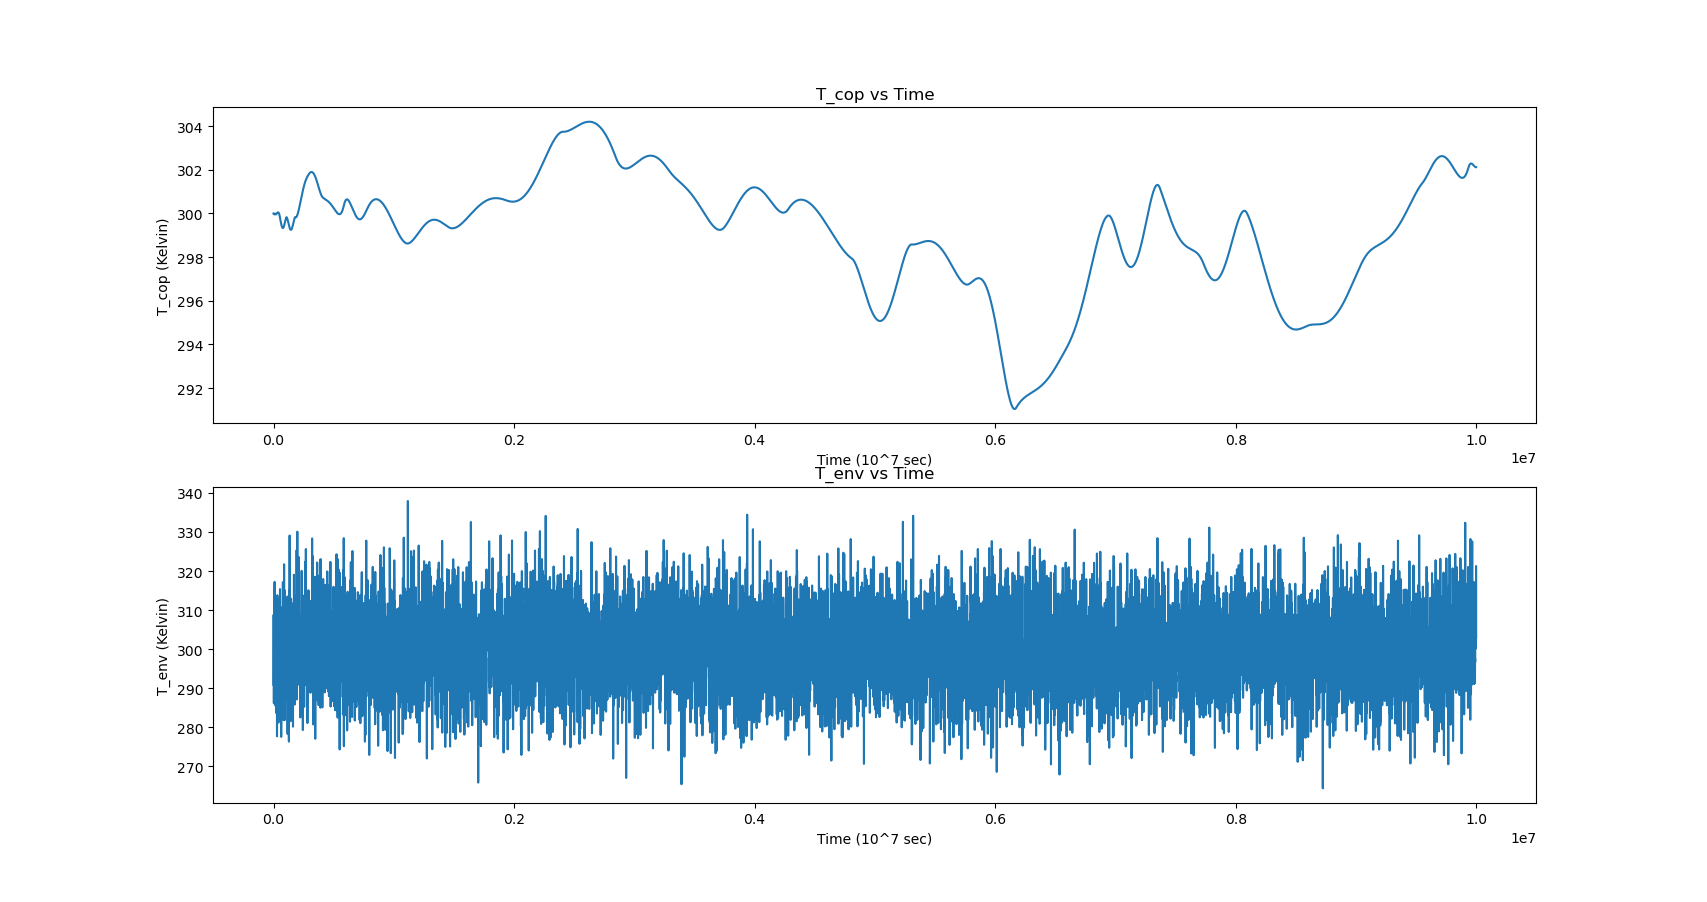

Here is the Python script that generated this plot:
import control as ct
import numpy as np
import matplotlib.pyplot as plt


a = -1 / (8935 * 100)
sys = ct.ss(a, -a, 1, 0)

time = [i*1000 for i in range(10000)]
input = np.random.normal(loc = 300.0, scale = 10.0, size = 10000)

t, x = ct.input_output_response(sys, time, U = input , X0 = 300.0)

fig, axs = plt.subplots(2)

axs[0].plot(t, x)
axs[0].set_title("T_cop vs Time")
axs[0].set_xlabel("Time (10^7 sec)")
axs[0].set_ylabel("T_cop (Kelvin)")

axs[1].plot(t, input)
axs[1].set_title("T_env vs Time")
axs[1].set_xlabel("Time (10^7 sec)")
axs[1].set_ylabel("T_env (Kelvin)")

plt.show()
